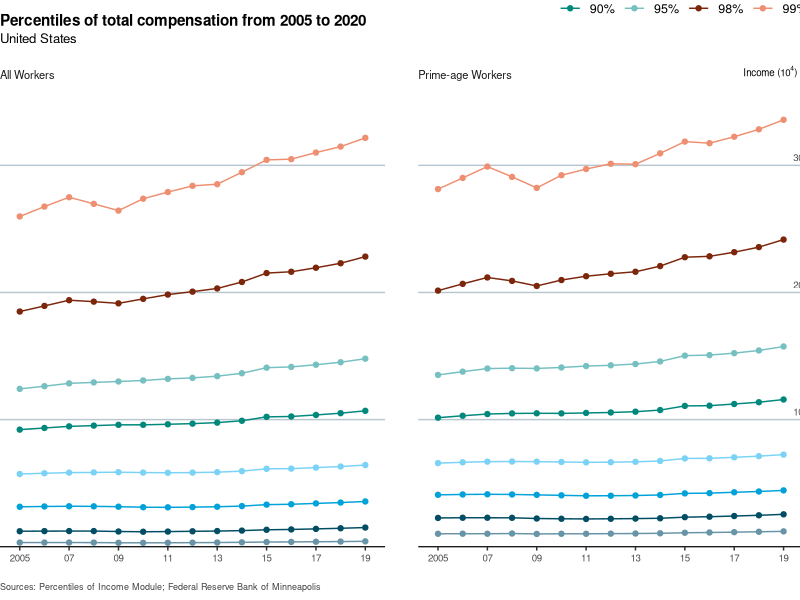
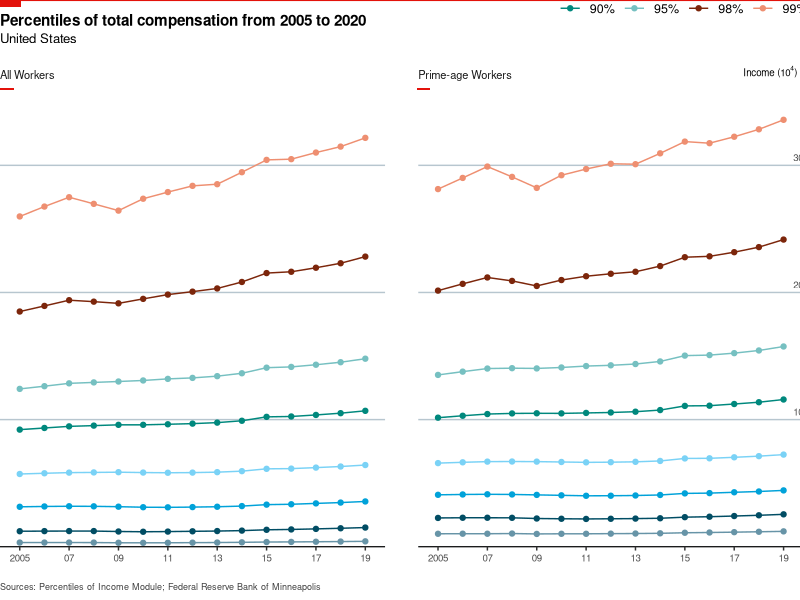

Recreate these plots in R, in order.
# -----------------------------------------------------------
# Script Name: 01_pctl_of_income_US_lineplot
# Purpose: This script is used to draw
# the percentile of income from 2005 to 2019
# -----------------------------------------------------------

# load packages------------------------------------------------
library(ggplot2)
library(ggthemes)
library(ggtext)
library(grid)

# load data------------------------------------------------
df = read.csv("data/derived/01_pctl_of_income_US.csv")

# drawing the line plot------------------------------------------------
p = ggplot(df) + 
  geom_line(aes(x = year, y = value, col = Percentile)) + ## add line
  geom_point(aes(x = year, y = value, col = Percentile)) + ## add point
  facet_wrap(~ samp) + ## facet by `samp` variable
  ## add title, subtitle, caption and axis titles
  labs(title = "Percentiles of total compensation from 2005 to 2020",
       subtitle = "United States",
       x = "", y = expression("Income (10" ^ 4* ")"),
       caption = "Sources: Percentiles of Income Module; Federal Reserve Bank of Minneapolis") +
  ## adjust texts and breaks in x-axis and y-axis
  scale_x_continuous(expand = c(0, 0.8), 
                     breaks = seq(2005, 2020, 2),
                     labels = c("2005", "07", "09", "11", 
                               "13", "15", "17", "19")) + 
  scale_y_continuous(position = "right",
                     expand = c(0, 0),
                     limits = c(0, 345000),
                     breaks = seq(0, 340000, 100000),
                     labels = c("", "10", "20", "30")) + 
  ## change line colour
  scale_colour_economist() + 
  theme(
    ## set plot margin
    plot.margin = margin(t = 0, r = 2, b = 0, l = 0, unit = "pt"),
    
    ## remove background colour
    plot.background = element_rect(fill = "white"),
    
    ## adjust panel title and relative space
    strip.background = element_rect(color = NA, fill = NA), 
    strip.placement = "outside",
    strip.text = element_text(size = 8, margin = margin(6, 0 ,20, 0), 
                              hjust = 0, family = "sans"),
    strip.clip = "off",
    
    ## adjust space between panels 
    ## remove background colour
    ## remove unnecessary grid line and adjust grid line 
    panel.spacing.x = unit(24, "pt"),
    panel.background = element_rect(fill = "white"),
    panel.grid.major.x = element_blank(),
    panel.grid.minor.x = element_blank(),
    panel.grid.major.y = element_line(color = "#B7C6CF", linewidth = unit(.5, "pt")),
    panel.grid.minor.y = element_blank(),
    
    ## adjust legend
    ## remove background colour, text size, 
    ## remove title, change position and adjust space
    legend.background = element_blank(), 
    legend.text = element_text(size = 9, family = "sans"),
    legend.title = element_blank(),
    legend.key = element_blank(),
    legend.position = c(.85, 1.255),
    legend.spacing.x = unit(2.5, "pt"),
    legend.spacing.y = unit(1, "pt"),
    
    ## adjust axis text size, axis line colour and y-axis title 
    axis.text.x = element_text(size = 7, family = "sans"),
    axis.line.x  = element_line(color = "black", linewidth = unit(.4, "pt")),
    axis.ticks.y = element_blank(),
    axis.text.y.right = element_text(hjust = -1.3, vjust = -.5, 
                                     size = 7, family = "sans"),
    axis.title.y.right = element_text(vjust = 1.1, hjust = -1, angle = 0,
                                      size = 7, family = "sans",
                                      margin = margin(l = -65)),
    
    ## adjust title/subtitle/caption size, position, face, colour and space
    plot.title.position = "plot",
    plot.title = element_text(size = 11, hjust = 0, face = "bold", 
                              family = "sans",
                              margin = margin(10, 0, 1.5, 0, "pt")),
    plot.subtitle = element_text(size = 9.5, hjust = 0, family = "sans",
                                 margin = margin(1, 0, 10, 0)),
    plot.caption = element_text(hjust = 0, vjust = 5, size = 6.5, colour = "#404040")) +
  # make legend become 2 rows
  guides(colour = guide_legend(nrow = 2, byrow = TRUE)) 

# Generate a ggplot2 plot grob
p_grob = ggplotGrob(p)

# open device to save plot------------------------------------------------
png("outputs/01_pctl_of_income_US/01_pctl_of_income_US_lineplot.png", 
    width = 8.5, height = 4.3, units = "in",
    res = 300)
## draw the grob
grid.draw(p_grob)
## add rotated tag
grid.lines(x = c(0, 1), y = 1, gp = gpar(col = "#E3120B", 
                                         lwd = unit(2, "points"))) 
grid.rect(x = unit(0, "npc"), y = 1, 
          width = unit(15, "points"), height = unit(5, "points"), 
          just = c("left", "top"),
          gp = gpar(fill = "#E3120B", lwd = 0))
## add marker for panels
grid.rect(x = 0, y = unit(.853, "npc"),
          width = unit(10, "points"), height = unit(1.3, "points"), 
          just = c("left", "top"),
          gp = gpar(fill = "#E3120B", lwd = 0))
grid.rect(x = unit(0.5, "npc") + unit(32, "points"), y = unit(.853, "npc"),
          width = unit(10, "points"), height = unit(1.3, "points"), 2, 
          just = c("left", "top"),
          gp = gpar(fill = "#E3120B", lwd = 0))
# Close the device
dev.off()


